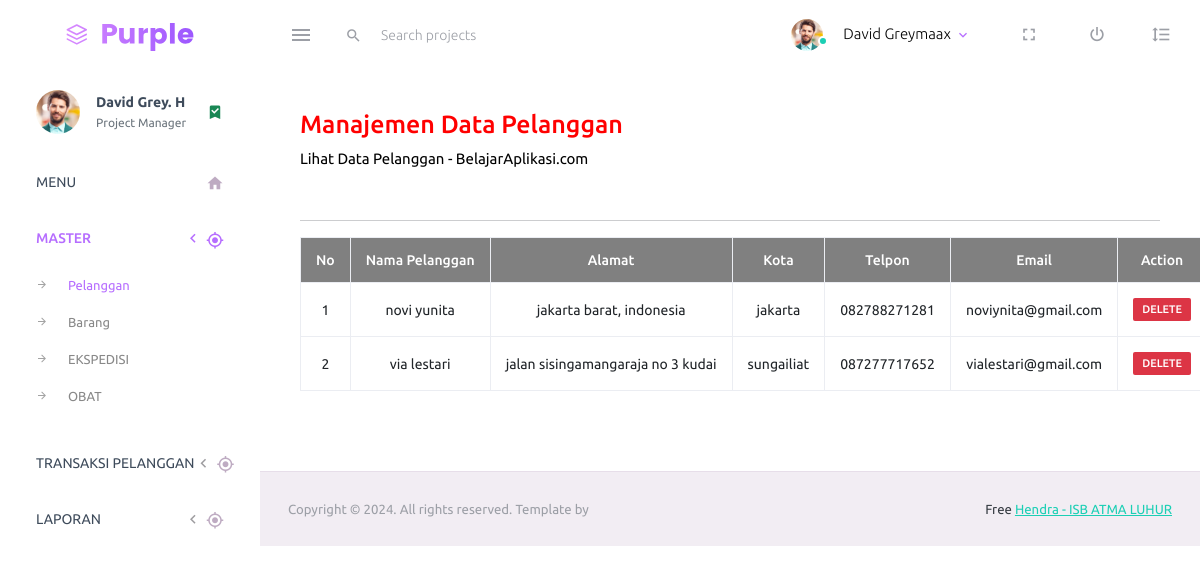
/admin/index.php/pelanggan, run on the app's committed database.
### tables this page shows
CREATE TABLE pelanggan (
    kd_pelanggan VARCHAR(3) PRIMARY KEY,
    nama_pelanggan VARCHAR(50) NOT NULL,
    alamat_pelanggan VARCHAR(100) NOT NULL,
    kota_pelanggan VARCHAR(50) NOT NULL,
    telp_pelanggan VARCHAR(15) NOT NULL,
    email_pelanggan VARCHAR(100) NOT NULL,
    password VARCHAR(50) NOT NULL
);

### admin/application/views/layout/konten.php (called while the page is built)
<?php
	if ($isi) {
		$this->load->view($isi);
	}
?>

### admin/application/views/layout/wrapper.php (called while the page is built)
<?php
	require_once('header.php');
	require_once('menu.php');
	require_once('konten.php');
	require_once('footer.php');
?>

### admin/application/controllers/Pelanggan.php (called while the page is built, shortened)
<?php
	class Pelanggan extends CI_Controller {
		public function __construct() {
			$this->load->model('Pelanggan_model');
			$this->load->model('General_model');
		}
		function index() {
			$query = $this->Pelanggan_model->data_pelanggan();
			$data = array(
				'title' => 'Halaman Dashboard Administrator E-Commerce',
				'isi'   => 'pelanggan/pelanggan_view',
				'data'  => $query
			);
			$this->load->view('layout/wrapper', $data);
		}
	}
?>

### admin/index.php (called while the page is built, shortened)
<?php
require_once BASEPATH.'core/CodeIgniter.php';

### admin/application/models/pelanggan_model.php (called while the page is built, shortened)
<?php
	class Pelanggan_model extends CI_Model {
		public function data_pelanggan() {
			$query = $this->db->query("select * from pelanggan");
			if($query->num_rows() > 0) {
				return $query->result();
			}
		}
	}
?>

### admin/application/views/pelanggan/pelanggan_view.php (the view)
<div class="row">
	<div class="col-12 grid-margin">
		<div class="card">
			<div class="card-body">
				<h3 align="left" style="color:red;">Manajemen Data Pelanggan<br></h3>
				<p align="left" style="color:black;">Lihat Data Pelanggan - BelajarAplikasi.com</p><br>
				<hr>
				<table id="tabel-akademik" class="table table-bordered" border="1">
					<thead>
						<tr class="warning" align="center" style="background: grey;color:white;font-weight: bold;">
							<th scope="col">No</th>
							<th scope="col">Nama Pelanggan</th>
							<th scope="col">Alamat</th>
							<th scope="col">Kota</th>
							<th scope="col">Telpon</th>
							<th scope="col">Email</th>
							<th scope="col">Action</th>
						</tr>
					</thead>
					<tbody>
					<?php
						$no= 1;
						if (isset($data)) {
							foreach ($data as $list) { ?>
								<tr class="active" align="center">
									<td><?php echo $no; ?></td>
									<td><?php echo $list->nama_pelanggan; ?></td>
									<td><?php echo $list->alamat_pelanggan; ?></td>
									<td><?php echo $list->kota_pelanggan; ?></td>
									<td><?php echo $list->telp_pelanggan; ?></td>
									<td><?php echo $list->email_pelanggan; ?></td>
									<td>
										<a href="<?php echo base_url() ?>pelanggan/delete/<?php echo $list->kd_pelanggan; ?>"><span
												class="badge bg-danger">DELETE</span></a>
									</td>
								</tr>
							<?php $no++;
						}
					} ?>
					</tbody>
				</table>
			</div>
		</div>
	</div>
</div>

### data on the page
pelanggan: nama_pelanggan "novi yunita", alamat_pelanggan "jakarta barat, indonesia", kota_pelanggan "jakarta", telp_pelanggan "082788271281", email_pelanggan "noviynita@gmail.com"
pelanggan: nama_pelanggan "via lestari", alamat_pelanggan "jalan sisingamangaraja no 3 kudai", kota_pelanggan "sungailiat", telp_pelanggan "087277717652", email_pelanggan "vialestari@gmail.com"
